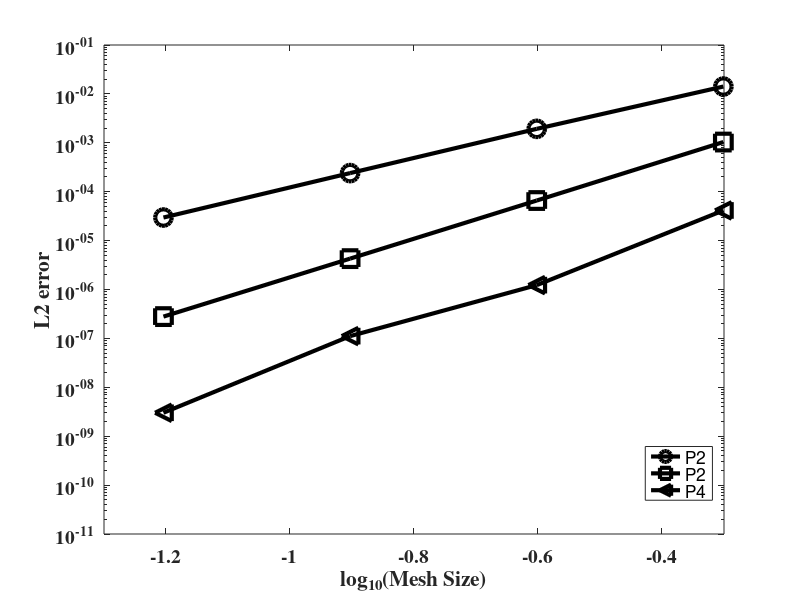

The MATLAB source for this figure:
function  pressure_convergence
        
%M=2:5   P=2,3,4 without mesh modification 
% errors=[ 0.014141  0.0019292   0.00024014  2.9638e-05 
%           0.0010363  6.5998e-05  4.2788e-06  2.7916e-07 
%            4.8284e-05  2.3846e-06  2.3276e-07   0.00070551 ] ;
        


%M=2:5   P=2,3,4 with mesh modification 
errors=[ 0.014141  0.0019292   0.00024014  2.9638e-05 
          0.0010363  6.5998e-05  4.2788e-06  2.7916e-07 
           4.1359e-05  1.2282e-06  1.1135e-07  3.0142e-09 ] ;

hs = 0.5.^[1 2 3 4];
lerrors = log10(errors);
lhs = log10(hs);
figure
x0=10;
y0=10;
width=500;
height=400;
set(gcf,'units','points','position',[x0,y0,width,height])

semilogy(lhs (1,:),errors(1,:),'-ko','LineWidth',3,'MarkerSize',12)
hold on

semilogy(lhs (1,:),errors(2,:),'-ks','LineWidth',3,'MarkerSize',12)
hold on

semilogy(lhs (1,:),errors(3,:),'-k<','LineWidth',3,'MarkerSize',12)
hold on

% semilogy(lhs (1,:),errors(4,:),'-md','LineWidth',3,'MarkerSize',12)
% hold on
% semilogy(lhs (1,:),errorspost(4,:),'--md','LineWidth',3,'MarkerEdgeColor','m','MarkerFaceColor','m','MarkerSize',12)
% hold on

[h]=legend('P2','P2','P4','Location','southeast');
%[h]=legend('P2','P2 postp.','P3','P3 postp.','P4','P4 postp.','Location','southeast');
%h=findobj(ax,'type','axis');
%set(h(1), 'visible', 'off')    % Hides the legend's axes (legend border and background)
set(h,'PlotBoxAspectRatioMode','manual');
set(h,'PlotBoxAspectRatio',[1 0.8 1]);
set(h,'FontSize',20)
%set(icons,'FontSize',30)
%set(str,'FontSize',30)
xlabel('log_{10}(Mesh Size)','FontSize',20,'fontname','times','fontweight','bold'), ylabel('L2 error','FontSize',20,'fontname','times','fontweight','bold')
set(gca,'fontsize',14,'fontweight','bold')
set(gca,'fontname','times')
ylim([1e-11 1e-1])
xlim([-1.3  -0.3])
%title('HDG','FontSize',15)
%legend boxoff 

p1slope1=(log10(errors(1,1))-log10(errors(1,2)))/(log10(0.5^1)-log10(0.5^2)),
p1slope2=(log10(errors(1,2))-log10(errors(1,3)))/(log10(0.5^2)-log10(0.5^3)),
p1slope3=(log10(errors(1,3))-log10(errors(1,4)))/(log10(0.5^3)-log10(0.5^4)),

p2slope1=(log10(errors(2,1))-log10(errors(2,2)))/(log10(0.5^1)-log10(0.5^2))
p2slope2=(log10(errors(2,2))-log10(errors(2,3)))/(log10(0.5^2)-log10(0.5^3))
p2slope3=(log10(errors(2,3))-log10(errors(2,4)))/(log10(0.5^3)-log10(0.5^4))

p3slope1=(log10(errors(3,1))-log10(errors(3,2)))/(log10(0.5^1)-log10(0.5^2))
p3slope2=(log10(errors(3,2))-log10(errors(3,3)))/(log10(0.5^2)-log10(0.5^3))
p3slope3=(log10(errors(3,3))-log10(errors(3,4)))/(log10(0.5^3)-log10(0.5^4))

% p4slope1=(log10(errors(4,1))-log10(errors(4,2)))/(log10(0.5^1)-log10(0.5^2))
% p4slope2=(log10(errors(4,2))-log10(errors(4,3)))/(log10(0.5^2)-log10(0.5^3))
% p4slope3=(log10(errors(4,3))-log10(errors(4,4)))/(log10(0.5^3)-log10(0.5^4))


% p1postslope1=(log10(errorspost(1,1))-log10(errorspost(1,2)))/(log10(0.5^1)-log10(0.5^2))
% p1postslope2=(log10(errorspost(1,2))-log10(errorspost(1,3)))/(log10(0.5^2)-log10(0.5^3))
% p1postslope3=(log10(errorspost(1,3))-log10(errorspost(1,4)))/(log10(0.5^3)-log10(0.5^4))
% 
% p2postslope1=(log10(errorspost(2,1))-log10(errorspost(2,2)))/(log10(0.5^1)-log10(0.5^2))
% p2postslope2=(log10(errorspost(2,2))-log10(errorspost(2,3)))/(log10(0.5^2)-log10(0.5^3))
% p2postslope3=(log10(errorspost(2,3))-log10(errorspost(2,4)))/(log10(0.5^3)-log10(0.5^4))
% 
% p3postslope1=(log10(errorspost(3,1))-log10(errorspost(3,2)))/(log10(0.5^1)-log10(0.5^2))
% p3postslope2=(log10(errorspost(3,2))-log10(errorspost(3,3)))/(log10(0.5^2)-log10(0.5^3))
% p3postslope3=(log10(errorspost(3,3))-log10(errorspost(3,4)))/(log10(0.5^3)-log10(0.5^4))

% p4postslope1=(log10(errorspost(4,1))-log10(errorspost(4,2)))/(log10(0.5^1)-log10(0.5^2))
% p4postslope2=(log10(errorspost(4,2))-log10(errorspost(4,3)))/(log10(0.5^2)-log10(0.5^3))
% p4postslope3=(log10(errorspost(4,3))-log10(errorspost(4,4)))/(log10(0.5^3)-log10(0.5^4))


% % hs = 0.5.^[3 4 5];
% % lhs = log10(hs);
% % figure (20)
% % 
% % semilogy(lhs (1,:),errors(1,:),'-ko','LineWidth',1)
% % hold on
% % semilogy(lhs (1,:),errors(2,:),'-k>','LineWidth',1)
% % hold on
% % semilogy(lhs (1,:),errors(3,:),'-ks','LineWidth',1)
% % 
% % semilogy(lhs (1,:),errorspost(1,:),'--ko','LineWidth',1)
% % hold on
% % semilogy(lhs (1,:),errorspost(2,:),'--k>','LineWidth',1)
% % hold on
% % semilogy(lhs (1,:),errorspost(3,:),'--ks','LineWidth',1)
% % 
% % legend('P2','P3','P4','P2 postprocesed','P3 postprocesed','P4 postprocesed')
% % xlabel('log_{10}(h)(Mesh Size)'), ylabel('L2 error')
% % title('Convergence Adapted HDG')


